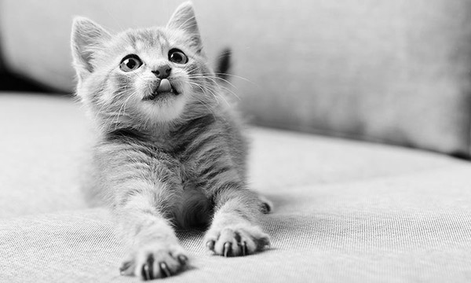
#> input picture gato_gray.png, 471 x 283 px, shrunk from 600 x 360 before the run; the run also reads 1 picture not shown here
$ jupyter execute --allow-errors Cifrado_Cesar.ipynb   (shell and % lines are left out)
#> lines starting #> are read from the running program, lines starting #| are printed output that depends on the picture
# Criptografía

[cell 1]
# pip install unidecode

[cell 2]
# for i in range(32, 127):
#     print(f"{i-32} --> {chr(i)} --> {format(i, '08b')}")

## Sustitución monoalfabetica (Solo alfabeto, minúscula y sin tilde)

### Congruencia lineal

$$C = a \cdot M + b \mod N, \ \ \ a \in \phi(N), \ \ 0 \leq b < 27$$

[Totient function values](http://primefan.tripod.com/Phi500.html)

Con $$a = 1, b = 13$$

[cell 3]
import string

from unidecode import unidecode

letters = list(string.ascii_letters[:14] + 'ñ' + string.ascii_letters[14:26])
total_of_letters = len(letters)
numbers = [i for i in range(total_of_letters)]
letters_to_numbers = dict(zip(letters, numbers))
numbers_to_letters = dict(zip(numbers, letters))


def gcde(a, b):
    if a == 0:
        return (b, 0, 1)
    else:
        g, y, x = gcde(b % a, a)
        return (g, x - (b // a) * y, y)


def modinv(a, mod):
    g, x, y = gcde(a, mod)
    if g != 1:
        return 0
    else:
        return x % mod


def plain_text_to_numbers(*, plain_text):
    plain_text = unidecode(plain_text).lower()
    plain_text_to_numbers = [letters_to_numbers.get(character_, character_)
                             if character_ in letters else character_
                             for character_ in list(plain_text)]
    return plain_text_to_numbers


def encrypt_plain_text(*, plain_text, a, b):
    plain_text = unidecode(plain_text).lower()
    plain_text_to_numbers = [str( (a * letters_to_numbers.get(character_, character_) +
                                      b) % total_of_letters )
                                    if character_ in letters else character_
                                    for character_ in list(plain_text)]
    cryptogram = "".join([numbers_to_letters.get(int(character_), character_)
                         if character_.isnumeric() else character_
                         for character_ in list(plain_text_to_numbers)])
    return plain_text_to_numbers, cryptogram


def desencrypt_cryptogram(*, cryptogram, a, b):
    cryptogram_to_numbers = [str(((letters_to_numbers.get(character_, character_) - b) *
                                  modinv(a, total_of_letters) % total_of_letters))
                                    if character_ in letters else character_
                                    for character_ in list(cryptogram)]
    plain_text = "".join([numbers_to_letters.get(int(character_), character_)
                         if character_.isnumeric() else character_
                         for character_ in list(cryptogram_to_numbers)])
    return cryptogram_to_numbers, plain_text

#### Mensaje

[cell 4]
texto = 'Hola mundó.'

#> (a cell that did not finish here is left out)

#### Encriptar un mensaje

#> (a cell that did not finish here is left out)

#### Desencriptar un mensaje con la congruencia lineal

#> (a cell that did not finish here is left out)

## Sustitución monoalfabetica (Todos los caracteres, sin tildes)
### Congruencia lineal considerando los caracteres de la tabla ASCII

$$C = a \cdot M + b \mod N, \ \ \ a \in \phi(N), \ \ 32 \leq b < 127$$
[Tabla ASCII](https://elcodigoascii.com.ar/)

[cell 8]
N = 127-32
print(f"N={N}")


def word_to_num(word):
    return [chr_to_num(i) for i in word]


def num_to_word(number):
    return "".join(num_to_chr(i) for i in number)


def chr_to_num(chr_):
    return ord(chr_) - 32


def num_to_chr(number):
    return chr(number + 32)


def encrypt_plain_text_2(plain_text, a, b):
    plain_text = unidecode(plain_text)
    cryptogram = "".join([num_to_chr((chr_to_num(character_) * a + b) % N)
                         for character_ in list(plain_text)])
    return cryptogram


def desencrypt_cryptogram_2(plain_text, a, b):
    cryptogram = "".join([num_to_chr(((chr_to_num(character_) - b) * modinv(a, N)) % N)
                         for character_ in list(plain_text)])
    return cryptogram

#### Mensaje

[cell 9]
texto = 'Hola mundó.'

[cell 10]
word_to_num(texto)

#### Encriptar un mensaje

#> (a cell that did not finish here is left out)

#### Desencriptar un mensaje con la congruencia lineal

#> (a cell that did not finish here is left out)

[cell 13]
# for i in range(127):
#     print(f"{i-32} --> {chr(i)} --> {format(i, '08b')}")

## Análisis de Frecuencias

[cell 14]
import itertools as iter
import matplotlib.pyplot as plt

from collections import Counter

[cell 15]
def try_swap(criptogram, letters_to_swap, possible_change):
    permutations = [x for x in iter.permutations(possible_change)]
    print(criptogram)
    print(permutations)
    criptograms = []
    for possible_change_ in permutations:
        criptogram_ = criptogram
        for i in range(len(letters_to_swap)):
            criptogram_ = criptogram_.replace(letters_to_swap[i], possible_change[i])
            print(f"Replace: [{letters_to_swap[i]}] --> [{possible_change_[i]}]")
        criptograms.append(criptogram_)
        print(f"{criptogram_}\n")
    return criptograms

### Ver frecuencia de letras en un texto

[cell 16]
#@title
# Mensaje: mira el horizonte de alesia y al tercer dia en la madruga llegaran las tropas alidas que permitiran superar el numero de soldados de mario y nos dara victoria el cesar

[cell 17]
criptograma = "olud hñ krulcrpwh gh dñhvld b dñ whufhu gld hp ñd odguxjd ññhjdudp ñdv wursdv dñlgdv txh shuolwludp vxshudu hñ pxohur gh vrñgdgrv gh odulr b prv gdud ylfwruld hñ fhvdu"
print([('Caracter', 'Frecuencia absoluta', 'Frecuentica relativa')])
frecuencia_del_criptograma = [(i[0], i[1], i[1]/len(criptograma)) for i in Counter(criptograma).most_common()]
frecuencia_del_criptograma

[cell 18]
plt.title('Frecuencia del criptograma', fontsize=18)
plt.bar([i[0] for i in frecuencia_del_criptograma],
        [i[2] for i in frecuencia_del_criptograma])
plt.xlabel('Letras')
plt.ylabel('Frecuencia relativa')
plt.grid()
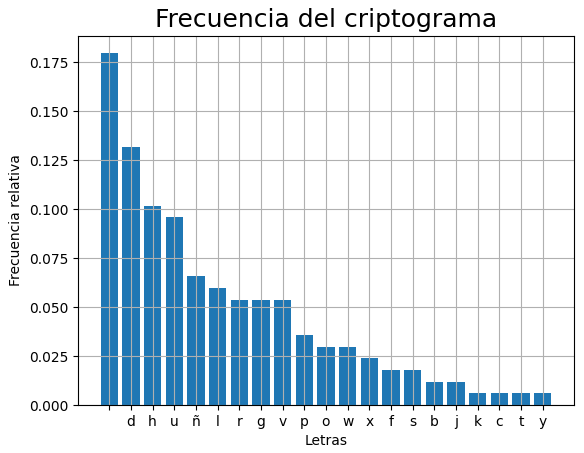
#> figure drawn by matplotlib, 1 panel; tallest bar 0.18 high, from x = -0.4 to 0.4

## Probar opciones de intercambio de letras

[cell 19]
ls_ = try_swap(criptogram=criptograma,
               letters_to_swap=['d', 'h'],
               possible_change=['a', 'e'])

## Esteganografia

[cell 20]
# pip install stegano --user

[cell 21]
import matplotlib.pyplot as plt
import skimage.io as sk
import numpy as np

from stegano import lsb
from PIL import Image
from matplotlib.pyplot import imshow
from skimage import color

#> (a cell that did not finish here is left out)

[cell 23]
# filename_cat = 'gato.jpg'
# cat_image = Image.open(filename_cat)#.convert('L')
# RGB_to_gray(cat_image, 'gato_gray.png')

### Least significant bit for images (LSB)
LSB es un algoritmo esteganográfico que encuentra el bit menos significativo en algunos pixeles de la imagen los intercambia con una secuencia de bits presentes en el mensajes secreto.

[cell 24]
filename_cat = 'gato_gray.png'
cat_image = Image.open(filename_cat)#.convert('L')
#> cat_image is the input picture: PIL image 471x283 RGB; min 0, max 255, mean 186
cat_image

[cell 25]
np.asarray(cat_image)[0]
#> Out = 471 rows, first 8: [186, 186, 186], [188, 188, 188], [191, 191, 191], [194, 194, 194], [197, 197, 197], [200, 200, 200], [202, 202, 202], [204, 204, 204]

#> (a cell that did not finish here is left out)

[cell 27]
message = 'Los alemanes planean invadir Francia preparen las tropas en la ciudad de Sédan'

#> (a cell that did not finish here is left out)

[cell 29]
print(f"Dimensiones de la imagen: {np.asarray(cat_image).shape}")
#| Dimensiones de la imagen: (283, 471, 3)
np.asarray(cat_image)[0]

[cell 30]
from skimage import color
from skimage import io

cat_image_2 = io.imread('gato.jpg', as_gray=True)
#> cat_image_2: shape (283, 471) float64; min 0, max 1, mean 0.733
print(f"Dimensiones de la imagen: {cat_image_2.shape}")
#| Dimensiones de la imagen: (283, 471)
imshow(cat_image_2)

[cell 31]
cat_image_2

[cell 32]
filepath = "gato.jpg"
image = sk.imread(filepath)

[cell 33]
message = "I will be there but you can't find me even if I'm a very very very long sentence"
#> (the rest of this cell did not finish here and is left out)

[cell 34]
img1 = sk.imread(filepath)
#> (the rest of this cell did not finish here and is left out)

[cell 35]
img1[0]
#> Out = 471 rows, first 8: [176, 189, 198], [178, 191, 200], [181, 194, 203], [184, 197, 206], [187, 200, 209], [190, 203, 212], [192, 205, 214], [193, 206, 215]

#> (a cell that did not finish here is left out)

#> (a cell that did not finish here is left out)

[cell 38]
format(~2, '08b')

[cell 39]
for i in range(10):
    print(f"{format(i, '05b')} & {format(~2, '05b')} --> {format(i&~1, '05b')} --> {(i&~1)|0 == 0}")
